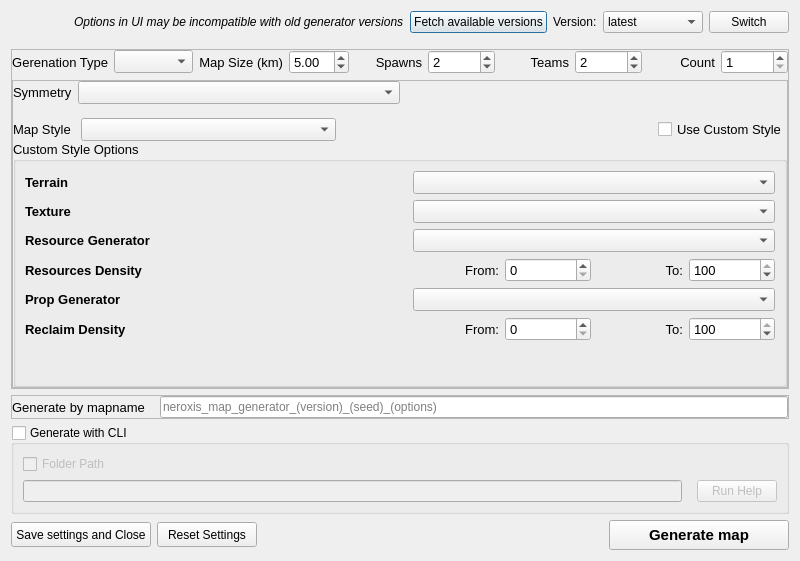
<?xml version="1.0" encoding="UTF-8"?>
<ui version="4.0">
 <class>MapGenOptionsDialog</class>
 <widget class="QDialog" name="MapGenOptionsDialog">
  <property name="geometry">
   <rect>
    <x>0</x>
    <y>0</y>
    <width>800</width>
    <height>561</height>
   </rect>
  </property>
  <property name="windowTitle">
   <string>Map Generator Options</string>
  </property>
  <layout class="QVBoxLayout" name="verticalLayout">
   <item>
    <layout class="QHBoxLayout" name="horizontalLayout_13">
     <property name="bottomMargin">
      <number>10</number>
     </property>
     <item>
      <spacer name="horizontalSpacer_4">
       <property name="orientation">
        <enum>Qt::Orientation::Horizontal</enum>
       </property>
       <property name="sizeHint" stdset="0">
        <size>
         <width>40</width>
         <height>20</height>
        </size>
       </property>
      </spacer>
     </item>
     <item>
      <widget class="QLabel" name="label_12">
       <property name="font">
        <font>
         <italic>true</italic>
        </font>
       </property>
       <property name="text">
        <string>Options in UI may be incompatible with old generator versions</string>
       </property>
      </widget>
     </item>
     <item>
      <widget class="QPushButton" name="buttonFetchVersions">
       <property name="text">
        <string>Fetch available versions</string>
       </property>
      </widget>
     </item>
     <item>
      <widget class="QLabel" name="label_11">
       <property name="text">
        <string>Version:</string>
       </property>
      </widget>
     </item>
     <item>
      <widget class="QComboBox" name="comboVersion">
       <property name="minimumSize">
        <size>
         <width>100</width>
         <height>0</height>
        </size>
       </property>
       <item>
        <property name="text">
         <string>latest</string>
        </property>
       </item>
      </widget>
     </item>
     <item>
      <widget class="QPushButton" name="buttonSwitchVersion">
       <property name="text">
        <string>Switch</string>
       </property>
      </widget>
     </item>
    </layout>
   </item>
   <item>
    <widget class="QFrame" name="optionsFrame">
     <property name="frameShape">
      <enum>QFrame::Shape::StyledPanel</enum>
     </property>
     <property name="frameShadow">
      <enum>QFrame::Shadow::Raised</enum>
     </property>
     <layout class="QGridLayout" name="gridLayout_5">
      <property name="leftMargin">
       <number>0</number>
      </property>
      <property name="topMargin">
       <number>0</number>
      </property>
      <property name="rightMargin">
       <number>0</number>
      </property>
      <property name="bottomMargin">
       <number>0</number>
      </property>
      <item row="0" column="0">
       <layout class="QHBoxLayout" name="horizontalLayout_7">
        <property name="spacing">
         <number>6</number>
        </property>
        <item>
         <layout class="QHBoxLayout" name="horizontalLayout_9">
          <item>
           <widget class="QLabel" name="labelGenerationType">
            <property name="font">
             <font>
              <pointsize>10</pointsize>
             </font>
            </property>
            <property name="text">
             <string>Gerenation Type</string>
            </property>
            <property name="alignment">
             <set>Qt::AlignmentFlag::AlignRight|Qt::AlignmentFlag::AlignTrailing|Qt::AlignmentFlag::AlignVCenter</set>
            </property>
           </widget>
          </item>
          <item>
           <widget class="QComboBox" name="generationType">
            <property name="font">
             <font>
              <pointsize>10</pointsize>
             </font>
            </property>
            <property name="currentText">
             <string/>
            </property>
           </widget>
          </item>
         </layout>
        </item>
        <item>
         <layout class="QHBoxLayout" name="horizontalLayout_11">
          <item>
           <widget class="QLabel" name="labelMapSize">
            <property name="font">
             <font>
              <pointsize>10</pointsize>
             </font>
            </property>
            <property name="text">
             <string>Map Size (km)</string>
            </property>
            <property name="alignment">
             <set>Qt::AlignmentFlag::AlignRight|Qt::AlignmentFlag::AlignTrailing|Qt::AlignmentFlag::AlignVCenter</set>
            </property>
           </widget>
          </item>
          <item>
           <widget class="QDoubleSpinBox" name="mapSize">
            <property name="sizePolicy">
             <sizepolicy hsizetype="Preferred" vsizetype="Fixed">
              <horstretch>0</horstretch>
              <verstretch>0</verstretch>
             </sizepolicy>
            </property>
            <property name="font">
             <font>
              <pointsize>10</pointsize>
             </font>
            </property>
            <property name="keyboardTracking">
             <bool>false</bool>
            </property>
            <property name="minimum">
             <double>2.500000000000000</double>
            </property>
            <property name="maximum">
             <double>80.000000000000000</double>
            </property>
            <property name="singleStep">
             <double>1.250000000000000</double>
            </property>
            <property name="value">
             <double>5.000000000000000</double>
            </property>
           </widget>
          </item>
         </layout>
        </item>
        <item>
         <layout class="QHBoxLayout" name="horizontalLayout_10">
          <item>
           <widget class="QLabel" name="labelNumberOfSpawns">
            <property name="font">
             <font>
              <pointsize>10</pointsize>
             </font>
            </property>
            <property name="text">
             <string>Spawns</string>
            </property>
            <property name="alignment">
             <set>Qt::AlignmentFlag::AlignRight|Qt::AlignmentFlag::AlignTrailing|Qt::AlignmentFlag::AlignVCenter</set>
            </property>
           </widget>
          </item>
          <item>
           <widget class="QSpinBox" name="numberOfSpawns">
            <property name="sizePolicy">
             <sizepolicy hsizetype="Preferred" vsizetype="Fixed">
              <horstretch>0</horstretch>
              <verstretch>0</verstretch>
             </sizepolicy>
            </property>
            <property name="font">
             <font>
              <pointsize>10</pointsize>
             </font>
            </property>
            <property name="minimum">
             <number>1</number>
            </property>
            <property name="maximum">
             <number>1000</number>
            </property>
            <property name="value">
             <number>2</number>
            </property>
           </widget>
          </item>
         </layout>
        </item>
        <item>
         <layout class="QHBoxLayout" name="horizontalLayout">
          <item>
           <widget class="QLabel" name="labelNumberOfTeams">
            <property name="font">
             <font>
              <pointsize>10</pointsize>
             </font>
            </property>
            <property name="text">
             <string>Teams</string>
            </property>
            <property name="alignment">
             <set>Qt::AlignmentFlag::AlignRight|Qt::AlignmentFlag::AlignTrailing|Qt::AlignmentFlag::AlignVCenter</set>
            </property>
           </widget>
          </item>
          <item>
           <widget class="QSpinBox" name="numberOfTeams">
            <property name="sizePolicy">
             <sizepolicy hsizetype="Preferred" vsizetype="Fixed">
              <horstretch>0</horstretch>
              <verstretch>0</verstretch>
             </sizepolicy>
            </property>
            <property name="font">
             <font>
              <pointsize>10</pointsize>
             </font>
            </property>
            <property name="minimum">
             <number>1</number>
            </property>
            <property name="maximum">
             <number>1000</number>
            </property>
            <property name="value">
             <number>2</number>
            </property>
           </widget>
          </item>
         </layout>
        </item>
        <item>
         <layout class="QHBoxLayout" name="horizontalLayout_14">
          <item>
           <widget class="QLabel" name="countLabel">
            <property name="font">
             <font>
              <pointsize>10</pointsize>
             </font>
            </property>
            <property name="text">
             <string>Count</string>
            </property>
            <property name="alignment">
             <set>Qt::AlignmentFlag::AlignRight|Qt::AlignmentFlag::AlignTrailing|Qt::AlignmentFlag::AlignVCenter</set>
            </property>
           </widget>
          </item>
          <item>
           <widget class="QSpinBox" name="numberOfMaps">
            <property name="font">
             <font>
              <pointsize>10</pointsize>
             </font>
            </property>
            <property name="minimum">
             <number>1</number>
            </property>
           </widget>
          </item>
         </layout>
        </item>
       </layout>
      </item>
      <item row="1" column="0">
       <widget class="QFrame" name="casualOptionsFrame">
        <property name="frameShape">
         <enum>QFrame::Shape::StyledPanel</enum>
        </property>
        <property name="frameShadow">
         <enum>QFrame::Shadow::Raised</enum>
        </property>
        <layout class="QGridLayout" name="gridLayout_3">
         <property name="leftMargin">
          <number>0</number>
         </property>
         <property name="topMargin">
          <number>0</number>
         </property>
         <property name="rightMargin">
          <number>0</number>
         </property>
         <property name="bottomMargin">
          <number>0</number>
         </property>
         <property name="spacing">
          <number>0</number>
         </property>
         <item row="0" column="0">
          <layout class="QHBoxLayout" name="horizontalLayout_2">
           <property name="topMargin">
            <number>0</number>
           </property>
           <property name="rightMargin">
            <number>0</number>
           </property>
           <property name="bottomMargin">
            <number>0</number>
           </property>
           <item>
            <layout class="QHBoxLayout" name="horizontalLayout_4">
             <property name="spacing">
              <number>6</number>
             </property>
             <item>
              <widget class="QLabel" name="label_6">
               <property name="font">
                <font>
                 <pointsize>10</pointsize>
                </font>
               </property>
               <property name="text">
                <string>Symmetry</string>
               </property>
              </widget>
             </item>
             <item>
              <widget class="CheckableComboBox" name="terrainSymmetry">
               <property name="sizePolicy">
                <sizepolicy hsizetype="MinimumExpanding" vsizetype="Fixed">
                 <horstretch>0</horstretch>
                 <verstretch>0</verstretch>
                </sizepolicy>
               </property>
               <property name="font">
                <font>
                 <pointsize>10</pointsize>
                </font>
               </property>
              </widget>
             </item>
            </layout>
           </item>
           <item>
            <spacer name="horizontalSpacer_3">
             <property name="orientation">
              <enum>Qt::Orientation::Horizontal</enum>
             </property>
             <property name="sizeHint" stdset="0">
              <size>
               <width>40</width>
               <height>20</height>
              </size>
             </property>
            </spacer>
           </item>
          </layout>
         </item>
         <item row="2" column="0">
          <spacer name="verticalSpacer">
           <property name="font">
            <font>
             <pointsize>9</pointsize>
            </font>
           </property>
           <property name="orientation">
            <enum>Qt::Orientation::Vertical</enum>
           </property>
           <property name="sizeHint" stdset="0">
            <size>
             <width>451</width>
             <height>20</height>
            </size>
           </property>
          </spacer>
         </item>
         <item row="3" column="0">
          <layout class="QHBoxLayout" name="horizontalLayout_8">
           <item>
            <layout class="QHBoxLayout" name="horizontalLayout_12">
             <property name="spacing">
              <number>10</number>
             </property>
             <item>
              <widget class="QLabel" name="labelMapStyle">
               <property name="font">
                <font>
                 <pointsize>10</pointsize>
                </font>
               </property>
               <property name="text">
                <string>Map Style</string>
               </property>
              </widget>
             </item>
             <item>
              <widget class="CheckableComboBox" name="mapStyle">
               <property name="sizePolicy">
                <sizepolicy hsizetype="Expanding" vsizetype="Fixed">
                 <horstretch>0</horstretch>
                 <verstretch>0</verstretch>
                </sizepolicy>
               </property>
               <property name="font">
                <font>
                 <pointsize>10</pointsize>
                </font>
               </property>
              </widget>
             </item>
            </layout>
           </item>
           <item>
            <spacer name="horizontalSpacer_2">
             <property name="orientation">
              <enum>Qt::Orientation::Horizontal</enum>
             </property>
             <property name="sizeType">
              <enum>QSizePolicy::Policy::MinimumExpanding</enum>
             </property>
             <property name="sizeHint" stdset="0">
              <size>
               <width>0</width>
               <height>0</height>
              </size>
             </property>
            </spacer>
           </item>
           <item>
            <layout class="QHBoxLayout" name="horizontalLayout_6">
             <item>
              <widget class="QCheckBox" name="useCustomStyleCheckBox">
               <property name="font">
                <font>
                 <pointsize>10</pointsize>
                </font>
               </property>
               <property name="text">
                <string>Use Custom Style</string>
               </property>
              </widget>
             </item>
            </layout>
           </item>
          </layout>
         </item>
         <item row="4" column="0">
          <widget class="QGroupBox" name="customStyleGroupBox">
           <property name="font">
            <font>
             <pointsize>10</pointsize>
            </font>
           </property>
           <property name="title">
            <string>Custom Style Options</string>
           </property>
           <layout class="QGridLayout" name="gridLayout_2">
            <item row="0" column="2">
             <widget class="CheckableComboBox" name="terrainStyle">
              <property name="font">
               <font>
                <pointsize>10</pointsize>
               </font>
              </property>
             </widget>
            </item>
            <item row="7" column="2">
             <layout class="QHBoxLayout" name="reclaimDensity">
              <item>
               <widget class="QLabel" name="label_9">
                <property name="font">
                 <font>
                  <pointsize>10</pointsize>
                 </font>
                </property>
                <property name="text">
                 <string>From:</string>
                </property>
                <property name="alignment">
                 <set>Qt::AlignmentFlag::AlignRight|Qt::AlignmentFlag::AlignTrailing|Qt::AlignmentFlag::AlignVCenter</set>
                </property>
               </widget>
              </item>
              <item>
               <widget class="QSpinBox" name="minReclaimDensity">
                <property name="font">
                 <font>
                  <pointsize>10</pointsize>
                 </font>
                </property>
                <property name="maximum">
                 <number>100</number>
                </property>
                <property name="singleStep">
                 <number>10</number>
                </property>
               </widget>
              </item>
              <item>
               <widget class="QLabel" name="label_8">
                <property name="font">
                 <font>
                  <pointsize>10</pointsize>
                 </font>
                </property>
                <property name="text">
                 <string>To:</string>
                </property>
                <property name="alignment">
                 <set>Qt::AlignmentFlag::AlignRight|Qt::AlignmentFlag::AlignTrailing|Qt::AlignmentFlag::AlignVCenter</set>
                </property>
               </widget>
              </item>
              <item>
               <widget class="QSpinBox" name="maxReclaimDensity">
                <property name="font">
                 <font>
                  <pointsize>10</pointsize>
                 </font>
                </property>
                <property name="maximum">
                 <number>100</number>
                </property>
                <property name="singleStep">
                 <number>10</number>
                </property>
                <property name="value">
                 <number>100</number>
                </property>
               </widget>
              </item>
             </layout>
            </item>
            <item row="0" column="0">
             <widget class="QLabel" name="label">
              <property name="font">
               <font>
                <pointsize>10</pointsize>
                <bold>true</bold>
               </font>
              </property>
              <property name="text">
               <string>Terrain</string>
              </property>
             </widget>
            </item>
            <item row="4" column="0">
             <widget class="QLabel" name="label_4">
              <property name="font">
               <font>
                <pointsize>10</pointsize>
                <bold>true</bold>
               </font>
              </property>
              <property name="text">
               <string>Resources Density</string>
              </property>
             </widget>
            </item>
            <item row="2" column="2">
             <widget class="CheckableComboBox" name="textureStyle">
              <property name="font">
               <font>
                <pointsize>10</pointsize>
               </font>
              </property>
             </widget>
            </item>
            <item row="5" column="0">
             <widget class="QLabel" name="label_2">
              <property name="font">
               <font>
                <pointsize>10</pointsize>
                <bold>true</bold>
               </font>
              </property>
              <property name="text">
               <string>Prop Generator</string>
              </property>
             </widget>
            </item>
            <item row="5" column="2">
             <widget class="CheckableComboBox" name="propGenerator">
              <property name="font">
               <font>
                <pointsize>10</pointsize>
               </font>
              </property>
             </widget>
            </item>
            <item row="7" column="0">
             <widget class="QLabel" name="label_5">
              <property name="font">
               <font>
                <pointsize>10</pointsize>
                <bold>true</bold>
               </font>
              </property>
              <property name="text">
               <string>Reclaim Density</string>
              </property>
             </widget>
            </item>
            <item row="3" column="0">
             <widget class="QLabel" name="label_10">
              <property name="font">
               <font>
                <pointsize>10</pointsize>
                <bold>true</bold>
               </font>
              </property>
              <property name="text">
               <string>Resource Generator</string>
              </property>
             </widget>
            </item>
            <item row="2" column="0">
             <widget class="QLabel" name="label_3">
              <property name="font">
               <font>
                <pointsize>10</pointsize>
                <bold>true</bold>
               </font>
              </property>
              <property name="text">
               <string>Texture</string>
              </property>
             </widget>
            </item>
            <item row="3" column="2">
             <widget class="CheckableComboBox" name="resourceGenerator"/>
            </item>
            <item row="4" column="2">
             <layout class="QHBoxLayout" name="resourceDensity">
              <item>
               <widget class="QLabel" name="label_13">
                <property name="font">
                 <font>
                  <pointsize>10</pointsize>
                 </font>
                </property>
                <property name="text">
                 <string>From:</string>
                </property>
                <property name="alignment">
                 <set>Qt::AlignmentFlag::AlignRight|Qt::AlignmentFlag::AlignTrailing|Qt::AlignmentFlag::AlignVCenter</set>
                </property>
               </widget>
              </item>
              <item>
               <widget class="QSpinBox" name="minResourceDensity">
                <property name="font">
                 <font>
                  <pointsize>10</pointsize>
                 </font>
                </property>
                <property name="maximum">
                 <number>100</number>
                </property>
                <property name="singleStep">
                 <number>10</number>
                </property>
               </widget>
              </item>
              <item>
               <widget class="QLabel" name="label_14">
                <property name="font">
                 <font>
                  <pointsize>10</pointsize>
                 </font>
                </property>
                <property name="text">
                 <string>To:</string>
                </property>
                <property name="alignment">
                 <set>Qt::AlignmentFlag::AlignRight|Qt::AlignmentFlag::AlignTrailing|Qt::AlignmentFlag::AlignVCenter</set>
                </property>
               </widget>
              </item>
              <item>
               <widget class="QSpinBox" name="maxResourceDensity">
                <property name="font">
                 <font>
                  <pointsize>10</pointsize>
                 </font>
                </property>
                <property name="maximum">
                 <number>100</number>
                </property>
                <property name="singleStep">
                 <number>10</number>
                </property>
                <property name="value">
                 <number>100</number>
                </property>
               </widget>
              </item>
             </layout>
            </item>
            <item row="8" column="1">
             <spacer name="verticalSpacer_2">
              <property name="font">
               <font>
                <pointsize>9</pointsize>
               </font>
              </property>
              <property name="orientation">
               <enum>Qt::Orientation::Vertical</enum>
              </property>
              <property name="sizeHint" stdset="0">
               <size>
                <width>20</width>
                <height>40</height>
               </size>
              </property>
             </spacer>
            </item>
           </layout>
          </widget>
         </item>
        </layout>
       </widget>
      </item>
     </layout>
    </widget>
   </item>
   <item>
    <widget class="QFrame" name="frame">
     <property name="sizePolicy">
      <sizepolicy hsizetype="Preferred" vsizetype="Preferred">
       <horstretch>0</horstretch>
       <verstretch>0</verstretch>
      </sizepolicy>
     </property>
     <property name="frameShape">
      <enum>QFrame::Shape::StyledPanel</enum>
     </property>
     <property name="frameShadow">
      <enum>QFrame::Shadow::Raised</enum>
     </property>
     <layout class="QGridLayout" name="gridLayout_4">
      <property name="leftMargin">
       <number>0</number>
      </property>
      <property name="topMargin">
       <number>0</number>
      </property>
      <property name="rightMargin">
       <number>0</number>
      </property>
      <property name="bottomMargin">
       <number>0</number>
      </property>
      <item row="0" column="0">
       <layout class="QHBoxLayout" name="horizontalLayout_5">
        <property name="spacing">
         <number>15</number>
        </property>
        <item>
         <widget class="QLabel" name="label_7">
          <property name="sizePolicy">
           <sizepolicy hsizetype="Preferred" vsizetype="Preferred">
            <horstretch>0</horstretch>
            <verstretch>0</verstretch>
           </sizepolicy>
          </property>
          <property name="font">
           <font>
            <pointsize>10</pointsize>
           </font>
          </property>
          <property name="text">
           <string>Generate by mapname</string>
          </property>
         </widget>
        </item>
        <item>
         <widget class="QLineEdit" name="mapNameEdit">
          <property name="text">
           <string/>
          </property>
          <property name="placeholderText">
           <string>neroxis_map_generator_(version)_(seed)_(options)</string>
          </property>
          <property name="cursorMoveStyle">
           <enum>Qt::CursorMoveStyle::LogicalMoveStyle</enum>
          </property>
         </widget>
        </item>
       </layout>
      </item>
     </layout>
    </widget>
   </item>
   <item>
    <widget class="QGroupBox" name="groupCLI">
     <property name="title">
      <string>Generate with CLI</string>
     </property>
     <property name="checkable">
      <bool>true</bool>
     </property>
     <property name="checked">
      <bool>false</bool>
     </property>
     <layout class="QVBoxLayout" name="verticalLayout_2">
      <item>
       <layout class="QHBoxLayout" name="horizontalLayout_16">
        <item>
         <widget class="QCheckBox" name="checkCLIMapFolder">
          <property name="text">
           <string>Folder Path</string>
          </property>
         </widget>
        </item>
       </layout>
      </item>
      <item>
       <layout class="QHBoxLayout" name="horizontalLayout_15">
        <property name="spacing">
         <number>15</number>
        </property>
        <item>
         <widget class="QLineEdit" name="cliArgsEdit"/>
        </item>
        <item>
         <widget class="QPushButton" name="buttonHelp">
          <property name="text">
           <string>Run Help</string>
          </property>
         </widget>
        </item>
       </layout>
      </item>
     </layout>
    </widget>
   </item>
   <item>
    <layout class="QHBoxLayout" name="horizontalLayout_3">
     <item>
      <widget class="QPushButton" name="saveMapGenSettingsButton">
       <property name="sizePolicy">
        <sizepolicy hsizetype="Preferred" vsizetype="Fixed">
         <horstretch>0</horstretch>
         <verstretch>0</verstretch>
        </sizepolicy>
       </property>
       <property name="minimumSize">
        <size>
         <width>140</width>
         <height>25</height>
        </size>
       </property>
       <property name="maximumSize">
        <size>
         <width>16777215</width>
         <height>25</height>
        </size>
       </property>
       <property name="font">
        <font>
         <pointsize>9</pointsize>
        </font>
       </property>
       <property name="text">
        <string>Save settings and Close</string>
       </property>
      </widget>
     </item>
     <item>
      <widget class="QPushButton" name="resetMapGenSettingsButton">
       <property name="sizePolicy">
        <sizepolicy hsizetype="Preferred" vsizetype="Fixed">
         <horstretch>0</horstretch>
         <verstretch>0</verstretch>
        </sizepolicy>
       </property>
       <property name="minimumSize">
        <size>
         <width>100</width>
         <height>25</height>
        </size>
       </property>
       <property name="maximumSize">
        <size>
         <width>16777215</width>
         <height>25</height>
        </size>
       </property>
       <property name="font">
        <font>
         <pointsize>9</pointsize>
        </font>
       </property>
       <property name="text">
        <string>Reset Settings</string>
       </property>
      </widget>
     </item>
     <item>
      <spacer name="horizontalSpacer">
       <property name="font">
        <font>
         <pointsize>9</pointsize>
        </font>
       </property>
       <property name="orientation">
        <enum>Qt::Orientation::Horizontal</enum>
       </property>
       <property name="sizeHint" stdset="0">
        <size>
         <width>40</width>
         <height>25</height>
        </size>
       </property>
      </spacer>
     </item>
     <item>
      <widget class="QPushButton" name="generateMapButton">
       <property name="sizePolicy">
        <sizepolicy hsizetype="Fixed" vsizetype="Fixed">
         <horstretch>0</horstretch>
         <verstretch>0</verstretch>
        </sizepolicy>
       </property>
       <property name="minimumSize">
        <size>
         <width>180</width>
         <height>30</height>
        </size>
       </property>
       <property name="font">
        <font>
         <pointsize>11</pointsize>
         <bold>true</bold>
        </font>
       </property>
       <property name="text">
        <string>Generate map</string>
       </property>
      </widget>
     </item>
    </layout>
   </item>
   <item>
    <layout class="QHBoxLayout" name="statusBarLayout"/>
   </item>
  </layout>
 </widget>
 <customwidgets>
  <customwidget>
   <class>CheckableComboBox</class>
   <extends>QComboBox</extends>
   <header location="global">src/qt/widgets/checkablecombobox</header>
  </customwidget>
 </customwidgets>
 <resources/>
 <connections/>
</ui>
